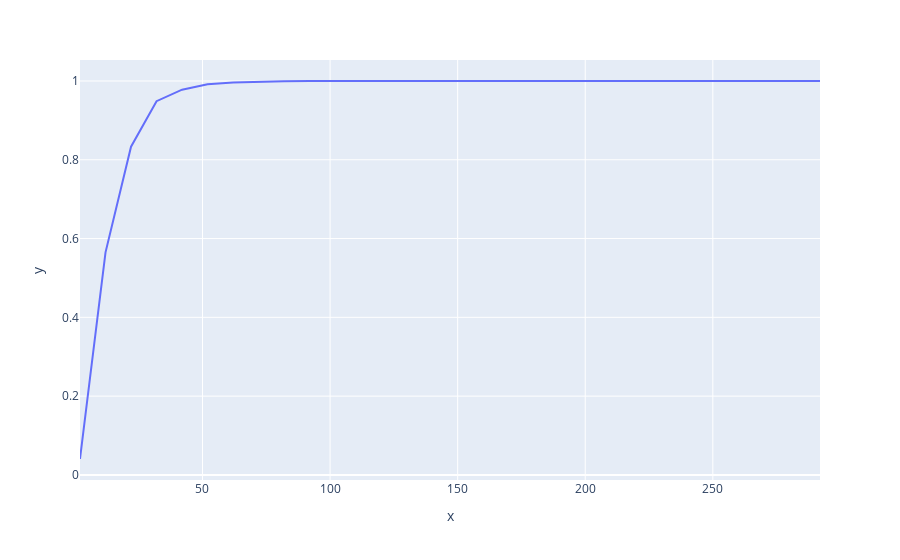

Write notebook code for a chart like this one.
### Code cell
keys = acrcy_dict.keys()
values = acrcy_dict.values()
px.line(x=keys,y=values)

### Figure 1 — Plotly figure (JSON) as saved in the notebook; plotly's stock layout.template omitted (floating-point values rounded to 4 significant figures)
{"data": [{"hovertemplate": "x=%{x}<br>y=%{y}<extra></extra>", "legendgroup": "", "line": {"color": "#636efa", "dash": "solid"}, "mode": "lines", "name": "", "orientation": "v", "showlegend": false, "type": "scatter", "x": [2, 12, 22, 32, 42, 52, 62, 72, 82, 92, 102, 112, 122, 132, 142, 152, 162, 172, 182, 192, 202, 212, 222, 232, 242, 252, 262, 272, 282, 292], "xaxis": "x", "y": [0.04038, 0.565, 0.8332, 0.9487, 0.9779, 0.9916, 0.9965, 0.9984, 0.9995, 0.9997, 0.9997, 0.9999, 0.9999, 0.9999, 1, 1, 1, 1, 1, 1, 1, 1, 1, 1, 1, 1, 1, 1, 1, 1], "yaxis": "y"}], "layout": {"legend": {"tracegroupgap": 0}, "margin": {"t": 60}, "xaxis": {"anchor": "y", "domain": [0, 1], "title": {"text": "x"}}, "yaxis": {"anchor": "x", "domain": [0, 1], "title": {"text": "y"}}}}
